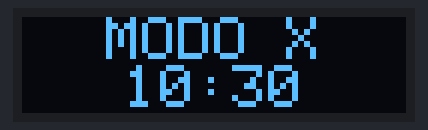
Bench run of a sketch on a simulated ESP32. On the bench: 128×32 one-colour display.

Above: at 0.1 s.
At 60.1 s:
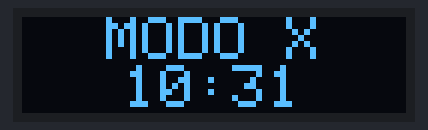
At 120.1 s:
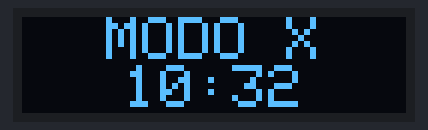

Measured:
- what the display in image 1 shows lasts 60.1 s, from 60.0 s to 120.1 s

The sketch:

TestDisplayOLED.ino
```cpp
#include <Wire.h>
#include <Adafruit_GFX.h>
#include <Adafruit_SSD1306.h>

// ---- Configura estos datos ----
String modo = "X";          // Cámbialo cuando quieras: "1", "2", "A", etc.

int horaInicial    = 10;    // 0 a 23
int minutoInicial  = 30;    // 0 a 59
// --------------------------------

#define SCREEN_WIDTH 128
#define SCREEN_HEIGHT 32
#define OLED_ADDR 0x3C

Adafruit_SSD1306 display(SCREEN_WIDTH, SCREEN_HEIGHT, &Wire, -1);
// ppipipipipipipipipipopopopoopop
unsigned long segundosBase;

// Dibuja un texto centrado horizontalmente en la fila y indicada
void textoCentrado(String texto, int y) {
  int16_t x1, y1;
  uint16_t w, h;
  display.getTextBounds(texto, 0, y, &x1, &y1, &w, &h);
  display.setCursor((SCREEN_WIDTH - w) / 2, y);
  display.print(texto);
}

void setup() {
  Serial.begin(115200);
  Wire.begin(21, 22);

  if (!display.begin(SSD1306_SWITCHCAPVCC, OLED_ADDR)) {
    Serial.println("No se encontro la pantalla OLED");
    while (true);
  }

  display.setTextColor(SSD1306_WHITE);
  display.setTextSize(2);

  segundosBase = horaInicial * 3600UL + minutoInicial * 60UL;
}

void loop() {
  unsigned long total = (segundosBase + millis() / 1000) % 86400UL;

  int h = total / 3600;
  int m = (total % 3600) / 60;

  char hora[6];
  sprintf(hora, "%02d:%02d", h, m);

  display.clearDisplay();
  textoCentrado("MODO " + modo, 0);   // renglón de arriba
  textoCentrado(String(hora), 16);    // renglón de abajo
  display.display();

  delay(500);
}
```
